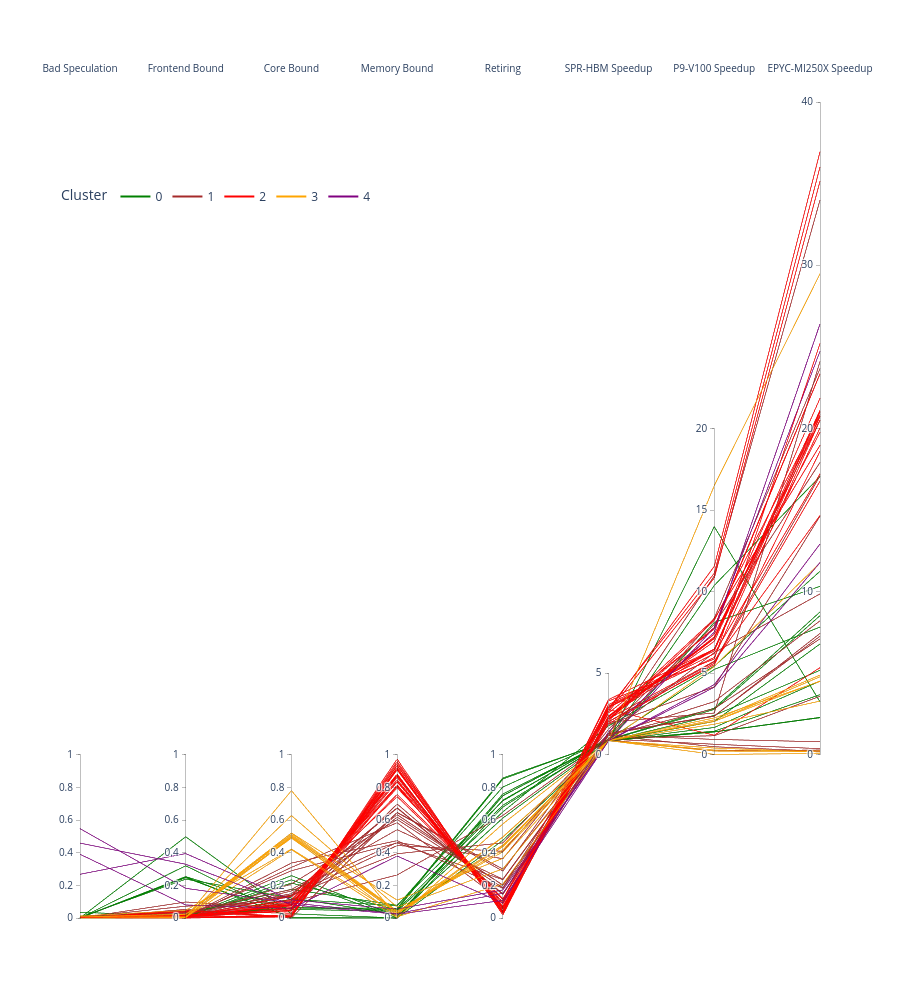

Here is the notebook cell this chart was saved with:
### Markdown cell above
Plot cluster values

### Code cell
fig = go.Figure(data=
    [
    go.Parcoords(
        line = dict(color = all_kernels_no_outliers['Cluster ID'], #showscale = True,
                   colorscale = [[0,'green'],[0.25, 'brown'],[0.5,'red'],[0.75, 'orange'],[1,'purple'],]),
        dimensions = list([
            dict(range = [0,5],
                 tickvals = [0,0.2,0.4,0.6,0.8,1],
                label = 'Bad Speculation', values = all_kernels_no_outliers['Bad Speculation']),
            dict(range = [0,5],
                 tickvals = [0,0.2,0.4,0.6,0.8,1],
                label = 'Frontend Bound', values = all_kernels_no_outliers['Frontend Bound']),
            dict(range = [0,5],
                 tickvals = [0,0.2,0.4,0.6,0.8,1],
                label = 'Core Bound', values = all_kernels_no_outliers['Core Bound']),
            dict(range = [0,5],
                 tickvals = [0,0.2,0.4,0.6,0.8,1],
                label = 'Memory Bound', values = all_kernels_no_outliers['Memory Bound']),
            dict(range = [0,5],
                 tickvals = [0,0.2,0.4,0.6,0.8,1],
                label = 'Retiring', values = all_kernels_no_outliers['Retiring']),
            dict(range = [-10,40],
                 tickvals = [0,5],
                label = 'SPR-HBM Speedup', values = all_kernels_no_outliers['Speedup on SPR-HBM']),
            dict(range = [-10,40],
                 tickvals = [0,5,10,15,20,],
                label = 'P9-V100 Speedup', values = all_kernels_no_outliers['Speedup on P9-V100']),
            dict(range = [-10,40],
                 tickvals = [0,10,20,30,40],
                label = 'EPYC-MI250X Speedup', values = all_kernels_no_outliers['Speedup on EPYC-MI250X'])
        ])
    #)
    ),
                    #Custom Legend
    go.Scatter(
            x=[None],
            y=[None],
            mode="lines",
            name="0",
            marker=dict(size=7, color="green", ),
        ),

        go.Scatter(
            x=[None],
            y=[None],
            mode="lines",
            name="1",
            marker=dict(size=7, color="brown", ),
        ),

        go.Scatter(
            x=[None],
            y=[None],
            mode="lines",
            name="2",
            marker=dict(size=7, color="red",),
        ),
        go.Scatter(
            x=[None],
            y=[None],
            mode="lines",
            name="3",
            marker=dict(size=7, color="orange",),
        ),

        go.Scatter(
            x=[None],
            y=[None],
            mode="lines",
            name="4",
            marker=dict(size=7, color="purple",),
        ),
                        
    ]   
)

fig.update_layout(
    width=900, height=1000,
    plot_bgcolor = 'white',
    paper_bgcolor = 'white'
)

fig.update_xaxes(showticklabels=False)
fig.update_yaxes(showticklabels=False)
fig.update_layout(legend=dict(
    title="Cluster",
    orientation="h",
    yanchor="auto",
    y=0.9,
    xanchor="right",  # changed
    x=0.4
    ))

#fig.write_image("images/par_coord_NO_OUTLIERS.png")

fig.show()

### Figure 1 — Plotly figure (JSON) as saved in the notebook; plotly's stock layout.template omitted (floating-point values rounded to 4 significant figures)
{"data": [{"dimensions": [{"label": "Bad Speculation", "range": [0, 5], "tickvals": [0, 0.2, 0.4, 0.6, 0.8, 1], "values": [0.03522, 4.51e-05, 8.97e-05, 0.000258, 8.66e-05, 0.459, 0.5475, 6.73e-05, 8.64e-05, 5.68e-05, 7.22e-05, 8.12e-05, 0.01207, 0.0081, 7.85e-05, 0.004006, 7.19e-05, 0.006787, 6.1e-05, 7.23e-05, 9.78e-05, 2.9e-05, 3.23e-05, 7.58e-05, 7.73e-05, 0.3907, 0.2678, 4.75e-05, 3.38e-05, 3.59e-05, 0.004053, 4.78e-05, 0.01002, 8.48e-05, 0.0001362, 0.0001008, 0.0001814, 0.0001418, 0.004047, 0.004059, 4.41e-05, 8.02e-05, 8.42e-05, 2.32e-05, 9.04e-05, 5.9e-05, 8.88e-05, 6.55e-05, 6.06e-05, 6.68e-05, 0.0001035, 0.008329, 0.008319, 0.0001595, 0.008331, 0.0001108, 0.004049, 0.008272, 0.01224, 0.004193, 0.001395, 8.46e-05, 0.004047, 0.008309, 8.59e-05, 3.37e-05, 0.0001652, 6.44e-05, 7.2e-05]}, {"label": "Frontend Bound", "range": [0, 5], "tickvals": [0, 0.2, 0.4, 0.6, 0.8, 1], "values": [0.01025, 0.03683, 0.05281, 0.003664, 0.00775, 0.3295, 0.1817, 0.007797, 0.007751, 0.008966, 0.004241, 0.007371, 0.02284, 0.01155, 0.00502, 0.02457, 0.001923, 0.003809, 0.006214, 0.007786, 0.007739, 0.09797, 0, 0.0423, 0.02662, 0.07986, 0.3948, 0.0003873, 0.3202, 0.2515, 0.2382, 0.001164, 0.03628, 0.2473, 0.0007529, 0.003824, 0.003751, 0.004561, 0.07239, 0.03199, 0.0007723, 0.005027, 0.0406, 0.4978, 0.01089, 0.003855, 0.006192, 0.003855, 0.003867, 0.007789, 0.003818, 0.02072, 0.02227, 0.003762, 0.02228, 0.00893, 0.02067, 0.02382, 0.04695, 0.01148, 0.2535, 0.01759, 0.01399, 0.008991, 0.004228, 0.0474, 0.007289, 0.009357, 0.003842]}, {"label": "Core Bound", "range": [0, 5], "tickvals": [0, 0.2, 0.4, 0.6, 0.8, 1], "values": [0.214, 0.006275, 0.0003916, 0.7805, 0.1129, 0.08074, 0.09231, 0.1396, 0.1658, 0.09886, 0.09101, 0.2593, 0.06196, 0.06368, 0.2341, 0.1757, 0.2089, 0.05654, 0.0612, 0.1147, 0.1345, 0.0588, 0.008268, 0.1405, 0.1488, 0.05819, 0.1109, 0.006673, 6.13e-05, 0, 0.1221, 0.01181, 0.1746, 0.002745, 0.4957, 0.4188, 0.521, 0.6276, 0.1035, 0.1297, 0.01921, 0.0849, 0.0296, 0.02587, 0.05608, 0.07945, 0.07423, 0.0639, 0.07541, 0.1379, 0.08196, 0.5057, 0.5122, 0.3102, 0.5204, 0.08097, 0.04276, 0.4894, 0.4226, 0.2896, 0.05247, 0.09184, 0.1067, 0.4994, 0.0451, 0.006661, 0.3369, 0.01296, 0.04892]}, {"label": "Memory Bound", "range": [0, 5], "tickvals": [0, 0.2, 0.4, 0.6, 0.8, 1], "values": [0.04978, 0.9227, 0.6469, 0.007449, 0.8115, 0.02307, 0.02692, 0.444, 0.4628, 0.2636, 0.8337, 0.01138, 0.05137, 0.05896, 0.0003922, 0.07789, 0.6039, 0.6455, 0.8753, 0.07505, 0.7436, 0.6986, 0.9484, 0.6731, 0.6753, 0.3798, 0.0547, 0.9741, 3.4e-05, 0, 0.02316, 0.9591, 0.5412, 3.6e-05, 0.007868, 0.0007844, 0.1093, 0.06664, 0.6182, 0.6329, 0.9369, 0.7976, 0.8146, 0, 0.8698, 0.8622, 0.8621, 0.8381, 0.8798, 0.394, 0.882, 0.02827, 0.03961, 0.5839, 0.04356, 0.8471, 0.8705, 0.03212, 0.02117, 0.4596, 0.04227, 0.8053, 0.7573, 0.03932, 0.9153, 0.9098, 0.4739, 0.934, 0.9076]}, {"label": "Retiring", "range": [0, 5], "tickvals": [0, 0.2, 0.4, 0.6, 0.8, 1], "values": [0.6907, 0.03413, 0.2998, 0.2082, 0.06779, 0.1077, 0.1515, 0.4086, 0.3636, 0.6285, 0.07101, 0.7219, 0.8518, 0.8577, 0.7604, 0.7178, 0.1853, 0.2874, 0.05727, 0.8024, 0.1141, 0.1446, 0.04331, 0.144, 0.1492, 0.09154, 0.1718, 0.01885, 0.6797, 0.7485, 0.6125, 0.02794, 0.2378, 0.7499, 0.4957, 0.5765, 0.3657, 0.3011, 0.2019, 0.2014, 0.04312, 0.1124, 0.1151, 0.4763, 0.06314, 0.0544, 0.05734, 0.09408, 0.04085, 0.4603, 0.03216, 0.437, 0.4176, 0.102, 0.4054, 0.06289, 0.06198, 0.4464, 0.4971, 0.2351, 0.6503, 0.08523, 0.118, 0.444, 0.03529, 0.03606, 0.1818, 0.04358, 0.03953]}, {"label": "SPR-HBM Speedup", "range": [-10, 40], "tickvals": [0, 5], "values": [0.8784, 3.387, 1.023, 0.8636, 2.927, 0.8638, 0.8724, 1.302, 1.563, 0.9725, 2.217, 0.8876, 0.8584, 0.8545, 0.8629, 0.9313, 2.034, 1.864, 2.302, 0.9558, 2.086, 1.998, 2.732, 1.309, 1.279, 1.41, 0.8619, 2.841, 0.9072, 0.9358, 0.8641, 2.631, 1.228, 0.8608, 0.8751, 0.8615, 0.8743, 0.8616, 0.9176, 0.9651, 3.297, 2.181, 2.989, 0.8578, 2.91, 2.367, 2.566, 2.293, 2.219, 1.306, 2.321, 0.898, 0.8948, 1.205, 0.8601, 2.207, 2.773, 0.9046, 0.8603, 1.185, 1.772, 2.026, 1.9, 0.8642, 2.362, 3.074, 1.188, 2.903, 2.388]}, {"label": "P9-V100 Speedup", "range": [-10, 40], "tickvals": [0, 5, 10, 15, 20], "values": [1.448, 6.474, 1.167, 2.14, 6.201, 7.796, 4.303, 6.262, 7.98, 8.371, 7.123, 8.115, 1.412, 1.397, 13.98, 5.232, 5.706, 4.16, 7.798, 10.38, 8.243, 2.559, 11.55, 2.385, 2.359, 7.513, 4.14, 11.13, 2.781, 2.859, 1.674, 10.83, 3.26, 2.04, 0.0238, 1.873, 5.415, 16.49, 0.2358, 0.6459, 5.869, 7.224, 6.371, 2.414, 5.963, 6.482, 7.71, 8.332, 7.394, 10.96, 7.152, 2.055, 2.26, 0.9439, 0.4143, 5.731, 1.199, 2.043, 0.2885, 0.4936, 5.429, 5.517, 5.617, 0.2316, 6.953, 6.459, 2.831, 6.46, 7.149]}, {"label": "EPYC-MI250X Speedup", "range": [-10, 40], "tickvals": [0, 10, 20, 30, 40], "values": [3.684, 21.02, 3.588, 4.883, 17.22, 24.72, 12.92, 9.859, 17.91, 23.67, 20.51, 10.32, 2.296, 2.27, 3.244, 7.83, 17.1, 14.63, 23.35, 17.05, 20.85, 24.1, 36.95, 7.266, 7.435, 26.4, 11.78, 36.02, 8.527, 8.756, 4.512, 35.14, 8.209, 6.793, 0.08245, 3.29, 11.76, 29.48, 0.2922, 0.3758, 25.2, 20.48, 20.72, 5.179, 20.51, 20.02, 23.34, 18.96, 19.76, 33.99, 20.76, 4.519, 4.494, 0.8001, 0.1738, 14.67, 5.337, 4.78, 0.2404, 0.2193, 11.24, 18.6, 16.77, 0.1802, 21.11, 21.05, 7.102, 21.02, 21.84]}], "line": {"color": [0, 2, 1, 3, 2, 4, 4, 1, 1, 1, 2, 0, 0, 0, 0, 0, 1, 1, 2, 0, 2, 1, 2, 1, 1, 4, 4, 2, 0, 0, 0, 2, 1, 0, 3, 3, 3, 3, 1, 1, 2, 2, 2, 0, 2, 2, 2, 2, 2, 1, 2, 3, 3, 1, 3, 2, 2, 3, 3, 1, 0, 2, 2, 3, 2, 2, 1, 2, 2], "colorscale": [[0, "green"], [0.25, "brown"], [0.5, "red"], [0.75, "orange"], [1, "purple"]]}, "type": "parcoords"}, {"marker": {"color": "green", "size": 7}, "mode": "lines", "name": "0", "type": "scatter", "x": [null], "y": [null]}, {"marker": {"color": "brown", "size": 7}, "mode": "lines", "name": "1", "type": "scatter", "x": [null], "y": [null]}, {"marker": {"color": "red", "size": 7}, "mode": "lines", "name": "2", "type": "scatter", "x": [null], "y": [null]}, {"marker": {"color": "orange", "size": 7}, "mode": "lines", "name": "3", "type": "scatter", "x": [null], "y": [null]}, {"marker": {"color": "purple", "size": 7}, "mode": "lines", "name": "4", "type": "scatter", "x": [null], "y": [null]}], "layout": {"height": 1000, "legend": {"orientation": "h", "title": {"text": "Cluster"}, "x": 0.4, "xanchor": "right", "y": 0.9, "yanchor": "auto"}, "paper_bgcolor": "white", "plot_bgcolor": "white", "width": 900, "xaxis": {"showticklabels": false}, "yaxis": {"showticklabels": false}}}
